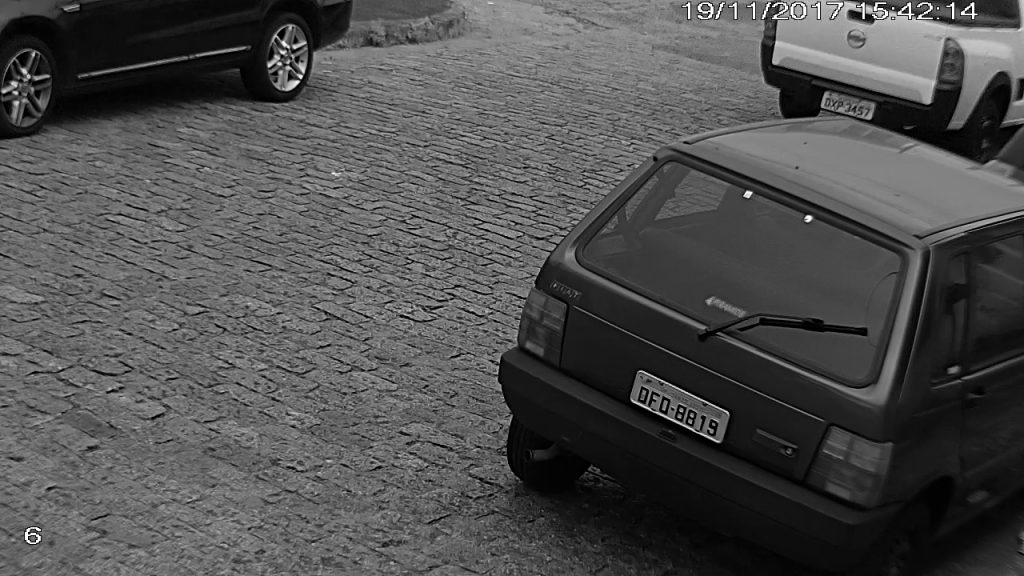
#> input picture data/datasets/Imagens/20171119_154214_ch6-1024x576.jpg, 1024 x 576 px, found by its file name
$ python preprocess_aggressive.py
#> lines starting #> are read from the running program, lines starting #| are printed output that depends on the picture; after the words box and inside, x2 and y2 are one past the last pixel; in counts of white or black regions, pixels touching at a corner belong together
#!/usr/bin/env python
# -*- coding: utf-8 -*-
"""
Preprocessamento AGRESSIVO para placas - máxima qualidade para OCR
"""

import cv2
import numpy as np
from pathlib import Path

def preprocess_for_ocr_aggressive(image_bgr, debug=False):
    """
    Preprocessamento agressivo para MÁXIMA qualidade de OCR de placas.

    Técnicas:
    1. Gaussian Blur (remover ruído)
    2. Morphological operations (limpeza)
    3. Adaptive Thresholding (binarização inteligente)
    4. CLAHE (contraste adaptativo)
    5. Upscaling (se muito pequeno)
    """

    if image_bgr is None or image_bgr.size == 0:
        return None

    h, w = image_bgr.shape[:2]

    # 1. Denoise agressivo
    denoised = cv2.fastNlMeansDenoising(
        image_bgr,
        None,
        h=10,  # maior = mais agressivo
        templateWindowSize=7,
        searchWindowSize=21
    )

    # 2. Converter para grayscale
    gray = cv2.cvtColor(denoised, cv2.COLOR_BGR2GRAY)

    # 3. CLAHE - melhorar contraste em áreas locais
    clahe = cv2.createCLAHE(clipLimit=4.0, tileGridSize=(8, 8))
    gray = clahe.apply(gray)

    # 4. Bilateral filter (suavizar mantendo bordas)
    gray = cv2.bilateralFilter(gray, 11, 17, 17)

    # 5. Binarização adaptativa
    binary = cv2.adaptiveThreshold(
        gray, 255,
        cv2.ADAPTIVE_THRESH_GAUSSIAN_C,
        cv2.THRESH_BINARY,
        blockSize=15,
        C=5
    )

    # 6. Morphological operations
    kernel = cv2.getStructuringElement(cv2.MORPH_RECT, (3, 3))
    binary = cv2.morphologyEx(binary, cv2.MORPH_CLOSE, kernel, iterations=2)
    binary = cv2.morphologyEx(binary, cv2.MORPH_OPEN, kernel, iterations=1)

    # 7. Se imagem muito pequena, upscalar
    if w < 300:
        scale = max(2, 300 // w + 1)
        binary = cv2.resize(binary, None, fx=scale, fy=scale, interpolation=cv2.INTER_CUBIC)

    return binary

def test_preprocessor():
    """Teste do preprocessador"""
    test_image = Path(r"C:\Grom_OCR\data\uploads\20171119_154214_ch6-1024x576.jpg")

    if not test_image.exists():
        print(f"❌ Imagem não encontrada: {test_image}")
        return

    print("Carregando imagem...")
    img = cv2.imread(str(test_image))
#> img is the input picture: shape (576, 1024, 3); min 0, max 255, mean 79.4

    # Extrair region da placa (bbox detectada: [559, 0, 1128, 696])
    x1, y1, x2, y2 = 559, 0, 1128, 696
    plate_crop = img[y1:y2, x1:x2]
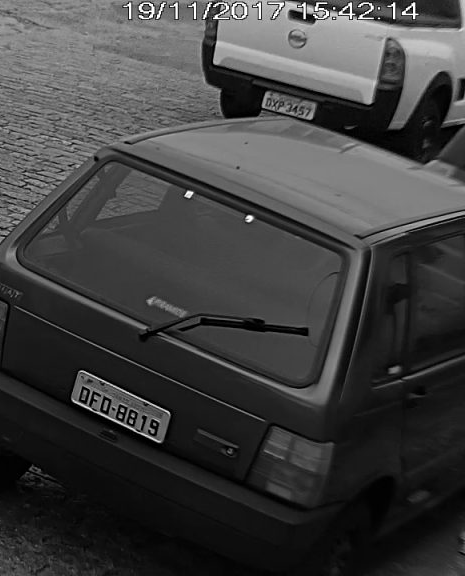
#> plate_crop: shape (576, 465, 3); min 0, max 255, mean 63.7

    print(f"Tamanho original da placa: {plate_crop.shape}")
#| Tamanho original da placa: (576, 465, 3)

    # Aplicar preprocessamento agressivo
    processed = preprocess_for_ocr_aggressive(plate_crop)
#> in preprocess_for_ocr_aggressive, `gray = clahe.apply(gray)`:
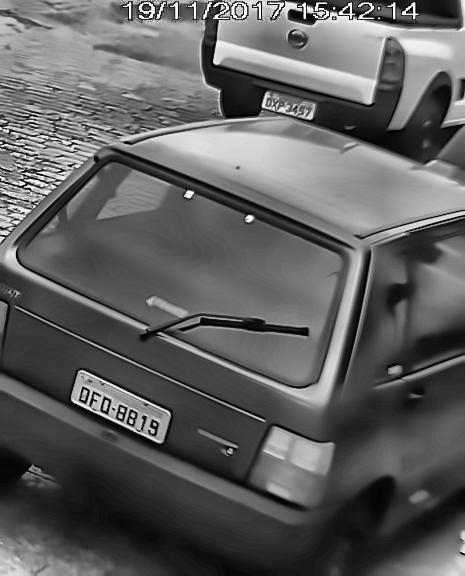
#> gray: shape (576, 465); min 0, max 255, mean 95.5
#> in preprocess_for_ocr_aggressive, `binary = cv2.adaptiveThreshold( gray, 255, cv2.ADAPTIVE_THRESH_GAUSSIA..`:
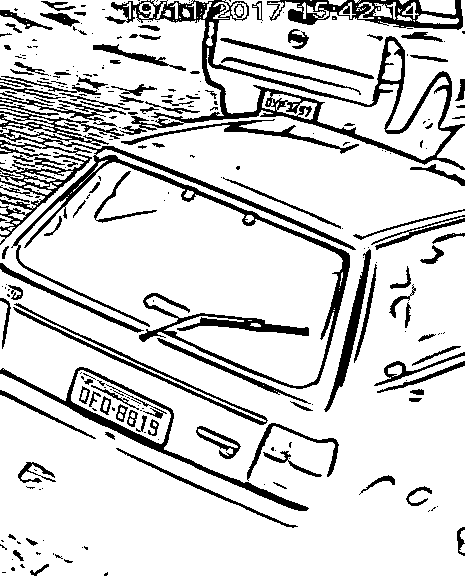
#> binary: shape (576, 465); 83.7% white; 293 black regions (176 under 20 px), largest, box (x1, y1, x2, y2) and area: (0, 108, 356, 389) 10527, (105, 0, 465, 170) 7130, (0, 367, 309, 511) 2604
#> in preprocess_for_ocr_aggressive, `binary = cv2.morphologyEx(binary, cv2.MORPH_CLOSE, kernel, iterations=2)`:
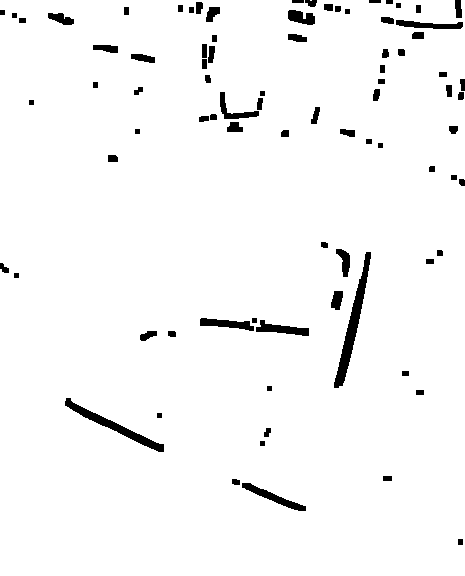
#> binary: shape (576, 465); 96.8% white; 84 black regions, largest, box (x1, y1, x2, y2) and area: (334, 252, 371, 388) 1181, (65, 398, 164, 452) 842, (242, 483, 306, 511) 456
#> in preprocess_for_ocr_aggressive, `binary = cv2.morphologyEx(binary, cv2.MORPH_OPEN, kernel, iterations=1)`: binary: shape (576, 465); 96.7% white; 70 black regions, largest, box (x1, y1, x2, y2) and area: (334, 252, 371, 388) 1181, (65, 398, 164, 452) 842, (200, 318, 309, 336) 834

    print(f"Tamanho após preprocessamento: {processed.shape}")
#| Tamanho após preprocessamento: (576, 465)
    print("✓ Preprocessamento concluído")

    # Salvar para inspeção
    output_path = Path(r"C:\Grom_OCR\data")/ "plate_preprocessed_debug.jpg"
    cv2.imwrite(str(output_path), processed)
    print(f"✓ Salvo em: {output_path}")

    print("\nNota: Imagem processada está pronta para OCR")

if __name__ == '__main__':
    test_preprocessor()

$ run again, with data/datasets/Imagens/sddefault.jpg copied over data/datasets/Imagens/20171119_154214_ch6-1024x576.jpg
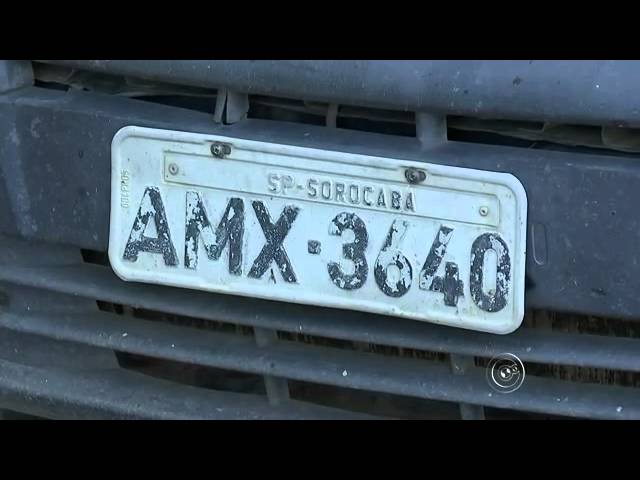
#> input picture data/datasets/Imagens/sddefault.jpg, 640 x 480 px, found by its file name
#> in test_preprocessor, img is the input picture: shape (480, 640, 3); mean B, G, R 87.5, 76.7, 61.9
#| Tamanho original da placa: (480, 81, 3)
#> in preprocess_for_ocr_aggressive, `gray = clahe.apply(gray)`:
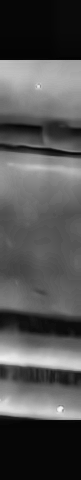
#> gray: shape (480, 81); min 2, max 248, mean 82.7
#> in preprocess_for_ocr_aggressive, `binary = cv2.resize(binary, None, fx=scale, fy=scale, interpolation=cv..`:
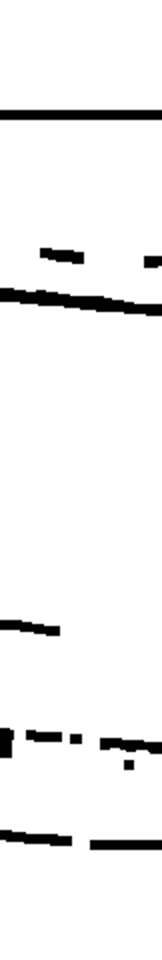
#> binary: shape (1920, 324) (shown at 1/2 size); min 0, max 255, mean 241.6
#| Tamanho após preprocessamento: (1920, 324)
